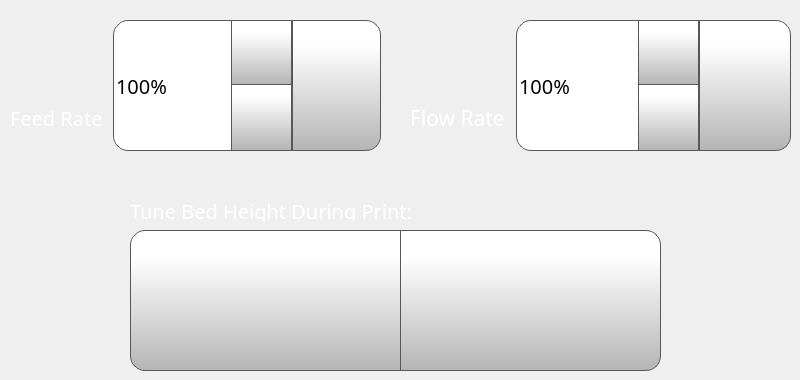
   <widget class="QWidget" name="tuneTab">
    <property name="sizePolicy">
     <sizepolicy hsizetype="Expanding" vsizetype="Expanding">
      <horstretch>0</horstretch>
      <verstretch>0</verstretch>
     </sizepolicy>
    </property>
    <attribute name="icon">
     <iconset resource="../resources/resource.qrc">
      <normaloff>:/Icons/img/icons/tune.png</normaloff>:/Icons/img/icons/tune.png</iconset>
    </attribute>
    <attribute name="title">
     <string/>
    </attribute>
    <widget class="QPushButton" name="moveZMBabyStep">
     <property name="geometry">
      <rect>
       <x>400</x>
       <y>230</y>
       <width>261</width>
       <height>141</height>
      </rect>
     </property>
     <property name="minimumSize">
      <size>
       <width>0</width>
       <height>0</height>
      </size>
     </property>
     <property name="font">
      <font>
       <family>Gotham</family>
       <pointsize>15</pointsize>
      </font>
     </property>
     <property name="styleSheet">
      <string notr="true">QPushButton {
     border: 1px solid rgb(87, 87, 87);

	background-color: qlineargradient(spread:pad, x1:0, y1:1, x2:0, y2:0.188, stop:0 rgba(180, 180, 180, 255), stop:1 rgba(255, 255, 255, 255));
	border-bottom-right-radius: 15px;
	border-top-right-radius: 15px;
}

QPushButton:pressed {
    background-color: qlineargradient(x1: 0, y1: 0, x2: 0, y2: 1,
                                      stop: 0 #dadbde, stop: 1 #f6f7fa);
}

QPushButton:flat {
    border: none; /* no border for a flat push button */
}

QPushButton:default {
    border-color: navy; /* make the default button prominent */
}

QPushButton:focus {
	outline: none;
}</string>
     </property>
     <property name="text">
      <string/>
     </property>
     <property name="icon">
      <iconset resource="../resources/resource.qrc">
       <normaloff>:/Icons/img/icons/moveBedUp.png</normaloff>:/Icons/img/icons/moveBedUp.png</iconset>
     </property>
     <property name="iconSize">
      <size>
       <width>70</width>
       <height>70</height>
      </size>
     </property>
     <property name="checkable">
      <bool>false</bool>
     </property>
     <property name="autoDefault">
      <bool>false</bool>
     </property>
     <property name="default">
      <bool>false</bool>
     </property>
     <property name="flat">
      <bool>false</bool>
     </property>
    </widget>
    <widget class="QPushButton" name="moveZPBabyStep">
     <property name="geometry">
      <rect>
       <x>130</x>
       <y>230</y>
       <width>271</width>
       <height>141</height>
      </rect>
     </property>
     <property name="minimumSize">
      <size>
       <width>0</width>
       <height>0</height>
      </size>
     </property>
     <property name="font">
      <font>
       <family>Gotham</family>
       <pointsize>15</pointsize>
      </font>
     </property>
     <property name="styleSheet">
      <string notr="true">QPushButton {
     border: 1px solid rgb(87, 87, 87);

	background-color: qlineargradient(spread:pad, x1:0, y1:1, x2:0, y2:0.188, stop:0 rgba(180, 180, 180, 255), stop:1 rgba(255, 255, 255, 255));
	border-bottom-left-radius: 15px;
	border-top-left-radius: 15px;
}

QPushButton:pressed {
    background-color: qlineargradient(x1: 0, y1: 0, x2: 0, y2: 1,
                                      stop: 0 #dadbde, stop: 1 #f6f7fa);
}

QPushButton:flat {
    border: none; /* no border for a flat push button */
}

QPushButton:default {
    border-color: navy; /* make the default button prominent */
}

QPushButton:focus {
	outline: none;
}</string>
     </property>
     <property name="text">
      <string/>
     </property>
     <property name="icon">
      <iconset resource="../resources/resource.qrc">
       <normaloff>:/Icons/img/icons/moveBedDown.png</normaloff>:/Icons/img/icons/moveBedDown.png</iconset>
     </property>
     <property name="iconSize">
      <size>
       <width>70</width>
       <height>70</height>
      </size>
     </property>
     <property name="checkable">
      <bool>false</bool>
     </property>
     <property name="autoDefault">
      <bool>false</bool>
     </property>
     <property name="default">
      <bool>false</bool>
     </property>
     <property name="flat">
      <bool>false</bool>
     </property>
    </widget>
    <widget class="QLabel" name="flowRateLabelControlPage_5">
     <property name="geometry">
      <rect>
       <x>130</x>
       <y>200</y>
       <width>531</width>
       <height>21</height>
      </rect>
     </property>
     <property name="font">
      <font>
       <family>Gotham Light</family>
       <pointsize>15</pointsize>
       <weight>50</weight>
       <bold>false</bold>
      </font>
     </property>
     <property name="styleSheet">
      <string notr="true">color: rgb(255, 255, 255);
background-color: rgba(255, 255, 255, 0);</string>
     </property>
     <property name="text">
      <string>Tune Bed Height During Print:</string>
     </property>
    </widget>
    <widget class="QWidget" name="horizontalLayoutWidget_3">
     <property name="geometry">
      <rect>
       <x>10</x>
       <y>20</y>
       <width>371</width>
       <height>131</height>
      </rect>
     </property>
     <layout class="QHBoxLayout" name="horizontalLayout_5" stretch="0,4,2">
      <property name="spacing">
       <number>0</number>
      </property>
      <item>
       <layout class="QVBoxLayout" name="verticalLayout_5">
        <item alignment="Qt::AlignHCenter|Qt::AlignVCenter">
         <widget class="QLabel" name="feedRateIcon">
          <property name="minimumSize">
           <size>
            <width>20</width>
            <height>20</height>
           </size>
          </property>
          <property name="maximumSize">
           <size>
            <width>40</width>
            <height>40</height>
           </size>
          </property>
          <property name="font">
           <font>
            <family>Gotham</family>
            <pointsize>16</pointsize>
            <weight>50</weight>
            <bold>false</bold>
            <underline>false</underline>
            <strikeout>false</strikeout>
           </font>
          </property>
          <property name="styleSheet">
           <string notr="true"/>
          </property>
          <property name="text">
           <string/>
          </property>
          <property name="pixmap">
           <pixmap resource="../resources/resource.qrc">:/Icons/img/icons/FeedRate_Selected.png</pixmap>
          </property>
          <property name="scaledContents">
           <bool>true</bool>
          </property>
         </widget>
        </item>
        <item alignment="Qt::AlignHCenter|Qt::AlignVCenter">
         <widget class="QLabel" name="feedRateLabelControlPage">
          <property name="font">
           <font>
            <family>Gotham Light</family>
            <pointsize>15</pointsize>
            <weight>50</weight>
            <bold>false</bold>
           </font>
          </property>
          <property name="styleSheet">
           <string notr="true">color: rgb(255, 255, 255);
background-color: rgba(255, 255, 255, 0);</string>
          </property>
          <property name="text">
           <string>Feed Rate  </string>
          </property>
         </widget>
        </item>
       </layout>
      </item>
      <item>
       <widget class="QSpinBox" name="feedRateSpinBox">
        <property name="sizePolicy">
         <sizepolicy hsizetype="Minimum" vsizetype="Expanding">
          <horstretch>0</horstretch>
          <verstretch>0</verstretch>
         </sizepolicy>
        </property>
        <property name="font">
         <font>
          <family>Montserrat</family>
          <pointsize>15</pointsize>
         </font>
        </property>
        <property name="styleSheet">
         <string notr="true">QSpinBox {
border-bottom-left-radius: 15px;
border-top-left-radius: 15px;
qproperty-alignment: 'AlignVCenter | AlignHCenter';
border: 1px solid rgb(87, 87, 87);
	background-color: rgb(255, 255, 255);
}

QSpinBox ::text {
	background-color: rgb(255, 146, 57);
}

QSpinBox ::text:selected {
	background-color: rgb(255, 146, 57);
   
}
QSpinBox::up-button {
     border-left: 1px solid rgb(87, 87, 87);
border-bottom: 1px solid rgb(87, 87, 87);

    min-width: 60px;   /* sets minimal button width */
	background-color: qlineargradient(spread:pad, x1:0, y1:1, x2:0, y2:0.188, stop:0 rgba(180, 180, 180, 255), stop:1 rgba(255, 255, 255, 255));
}

QSpinBox::up-arrow { image: url(:/Navigation/img/Navigation/arrows.png);
    width: 25px;
     height: 25px;
padding: 5px; 
}



QSpinBox::up-button:pressed {
    background-color: qlineargradient(x1: 0, y1: 0, x2: 0, y2: 1,
                                      stop: 0 #dadbde, stop: 1 #f6f7fa);
}


QSpinBox::down-button {
     border-left: 1px solid rgb(87, 87, 87);
border-top: 1px solid rgb(87, 87, 87);
    min-width: 60px;   /* sets minimal button width */
	background-color: qlineargradient(spread:pad, x1:0, y1:1, x2:0, y2:0.188, stop:0 rgba(180, 180, 180, 255), stop:1 rgba(255, 255, 255, 255));
margin-top: -2px;

}

QSpinBox::down-arrow {image: url(:/Navigation/img/Navigation/arrows-5.png);
    width: 25px;
     height: 25px;
padding: 5px;
}

QSpinBox::down-button:pressed {
    background-color: qlineargradient(x1: 0, y1: 0, x2: 0, y2: 1,
                                      stop: 0 #dadbde, stop: 1 #f6f7fa);

}

</string>
        </property>
        <property name="frame">
         <bool>false</bool>
        </property>
        <property name="readOnly">
         <bool>false</bool>
        </property>
        <property name="buttonSymbols">
         <enum>QAbstractSpinBox::UpDownArrows</enum>
        </property>
        <property name="accelerated">
         <bool>true</bool>
        </property>
        <property name="suffix">
         <string>%</string>
        </property>
        <property name="minimum">
         <number>50</number>
        </property>
        <property name="maximum">
         <number>200</number>
        </property>
        <property name="singleStep">
         <number>1</number>
        </property>
        <property name="value">
         <number>100</number>
        </property>
       </widget>
      </item>
      <item>
       <widget class="QPushButton" name="setFeedRateButton">
        <property name="sizePolicy">
         <sizepolicy hsizetype="Minimum" vsizetype="Expanding">
          <horstretch>0</horstretch>
          <verstretch>0</verstretch>
         </sizepolicy>
        </property>
        <property name="font">
         <font>
          <family>Gotham</family>
          <pointsize>13</pointsize>
         </font>
        </property>
        <property name="styleSheet">
         <string notr="true">QPushButton {
     border: 1px solid rgb(87, 87, 87);
	background-color: qlineargradient(spread:pad, x1:0, y1:1, x2:0, y2:0.188, stop:0 rgba(180, 180, 180, 255), stop:1 rgba(255, 255, 255, 255));
border-top-right-radius: 15px;
border-bottom-right-radius: 15px;

}

QPushButton:pressed {
    background-color: qlineargradient(x1: 0, y1: 0, x2: 0, y2: 1,
                                      stop: 0 #dadbde, stop: 1 #f6f7fa);
}

QPushButton:flat {
    border: none; /* no border for a flat push button */
}

QPushButton:default {
    border-color: navy; /* make the default button prominent */
}

QPushButton:focus {
	outline: none;
}</string>
        </property>
        <property name="text">
         <string/>
        </property>
        <property name="icon">
         <iconset resource="../resources/resource.qrc">
          <normaloff>:/Icons/img/icons/verification-mark.png</normaloff>:/Icons/img/icons/verification-mark.png</iconset>
        </property>
        <property name="iconSize">
         <size>
          <width>30</width>
          <height>30</height>
         </size>
        </property>
       </widget>
      </item>
     </layout>
    </widget>
    <widget class="QWidget" name="horizontalLayoutWidget_4">
     <property name="geometry">
      <rect>
       <x>410</x>
       <y>20</y>
       <width>381</width>
       <height>131</height>
      </rect>
     </property>
     <layout class="QHBoxLayout" name="horizontalLayout_6" stretch="0,4,2">
      <property name="spacing">
       <number>0</number>
      </property>
      <item>
       <layout class="QVBoxLayout" name="verticalLayout_4">
        <property name="spacing">
         <number>0</number>
        </property>
        <item alignment="Qt::AlignHCenter|Qt::AlignVCenter">
         <widget class="QLabel" name="flowRateIcon">
          <property name="minimumSize">
           <size>
            <width>20</width>
            <height>20</height>
           </size>
          </property>
          <property name="maximumSize">
           <size>
            <width>40</width>
            <height>40</height>
           </size>
          </property>
          <property name="font">
           <font>
            <family>Gotham</family>
            <pointsize>16</pointsize>
            <weight>50</weight>
            <bold>false</bold>
            <underline>false</underline>
            <strikeout>false</strikeout>
           </font>
          </property>
          <property name="styleSheet">
           <string notr="true"/>
          </property>
          <property name="text">
           <string/>
          </property>
          <property name="pixmap">
           <pixmap resource="../resources/resource.qrc">:/Icons/img/icons/FlowRate.png</pixmap>
          </property>
          <property name="scaledContents">
           <bool>true</bool>
          </property>
         </widget>
        </item>
        <item alignment="Qt::AlignHCenter|Qt::AlignVCenter">
         <widget class="QLabel" name="flowRateLabelControlPage">
          <property name="font">
           <font>
            <family>Gotham</family>
            <pointsize>16</pointsize>
            <weight>50</weight>
            <bold>false</bold>
           </font>
          </property>
          <property name="styleSheet">
           <string notr="true">color: rgb(255, 255, 255);
background-color: rgba(255, 255, 255, 0);</string>
          </property>
          <property name="text">
           <string>Flow Rate  </string>
          </property>
         </widget>
        </item>
       </layout>
      </item>
      <item>
       <widget class="QSpinBox" name="flowRateSpinBox">
        <property name="sizePolicy">
         <sizepolicy hsizetype="Minimum" vsizetype="Expanding">
          <horstretch>0</horstretch>
          <verstretch>0</verstretch>
         </sizepolicy>
        </property>
        <property name="font">
         <font>
          <family>Montserrat</family>
          <pointsize>15</pointsize>
         </font>
        </property>
        <property name="styleSheet">
         <string notr="true">QSpinBox {
border-bottom-left-radius: 15px;
border-top-left-radius: 15px;
qproperty-alignment: 'AlignVCenter | AlignHCenter';
border: 1px solid rgb(87, 87, 87);
	background-color: rgb(255, 255, 255);
}

QSpinBox ::text {
	background-color: rgb(255, 146, 57);
}

QSpinBox ::text:selected {
	background-color: rgb(255, 146, 57);
   
}
QSpinBox::up-button {
     border-left: 1px solid rgb(87, 87, 87);
border-bottom: 1px solid rgb(87, 87, 87);

    min-width: 60px;   /* sets minimal button width */
	background-color: qlineargradient(spread:pad, x1:0, y1:1, x2:0, y2:0.188, stop:0 rgba(180, 180, 180, 255), stop:1 rgba(255, 255, 255, 255));
}

QSpinBox::up-arrow { image: url(:/Navigation/img/Navigation/arrows.png);
    width: 25px;
     height: 25px;
padding: 5px; 
}



QSpinBox::up-button:pressed {
    background-color: qlineargradient(x1: 0, y1: 0, x2: 0, y2: 1,
                                      stop: 0 #dadbde, stop: 1 #f6f7fa);
}


QSpinBox::down-button {
     border-left: 1px solid rgb(87, 87, 87);
border-top: 1px solid rgb(87, 87, 87);
    min-width: 60px;   /* sets minimal button width */
	background-color: qlineargradient(spread:pad, x1:0, y1:1, x2:0, y2:0.188, stop:0 rgba(180, 180, 180, 255), stop:1 rgba(255, 255, 255, 255));
margin-top: -2px;

}

QSpinBox::down-arrow {image: url(:/Navigation/img/Navigation/arrows-5.png);
    width: 25px;
     height: 25px;
padding: 5px;
}

QSpinBox::down-button:pressed {
    background-color: qlineargradient(x1: 0, y1: 0, x2: 0, y2: 1,
                                      stop: 0 #dadbde, stop: 1 #f6f7fa);

}

</string>
        </property>
        <property name="frame">
         <bool>false</bool>
        </property>
        <property name="readOnly">
         <bool>false</bool>
        </property>
        <property name="buttonSymbols">
         <enum>QAbstractSpinBox::UpDownArrows</enum>
        </property>
        <property name="accelerated">
         <bool>true</bool>
        </property>
        <property name="suffix">
         <string>%</string>
        </property>
        <property name="minimum">
         <number>75</number>
        </property>
        <property name="maximum">
         <number>125</number>
        </property>
        <property name="singleStep">
         <number>1</number>
        </property>
        <property name="value">
         <number>100</number>
        </property>
       </widget>
      </item>
      <item>
       <widget class="QPushButton" name="setFlowRateButton">
        <property name="sizePolicy">
         <sizepolicy hsizetype="Minimum" vsizetype="Expanding">
          <horstretch>0</horstretch>
          <verstretch>0</verstretch>
         </sizepolicy>
        </property>
        <property name="font">
         <font>
          <family>Gotham</family>
          <pointsize>16</pointsize>
         </font>
        </property>
        <property name="styleSheet">
         <string notr="true">QPushButton {
     border: 1px solid rgb(87, 87, 87);
	background-color: qlineargradient(spread:pad, x1:0, y1:1, x2:0, y2:0.188, stop:0 rgba(180, 180, 180, 255), stop:1 rgba(255, 255, 255, 255));
border-top-right-radius: 15px;
border-bottom-right-radius: 15px;

}

QPushButton:pressed {
    background-color: qlineargradient(x1: 0, y1: 0, x2: 0, y2: 1,
                                      stop: 0 #dadbde, stop: 1 #f6f7fa);
}

QPushButton:flat {
    border: none; /* no border for a flat push button */
}

QPushButton:default {
    border-color: navy; /* make the default button prominent */
}

QPushButton:focus {
	outline: none;
}</string>
        </property>
        <property name="text">
         <string/>
        </property>
        <property name="icon">
         <iconset resource="../resources/resource.qrc">
          <normaloff>:/Icons/img/icons/verification-mark.png</normaloff>:/Icons/img/icons/verification-mark.png</iconset>
        </property>
        <property name="iconSize">
         <size>
          <width>30</width>
          <height>30</height>
         </size>
        </property>
       </widget>
      </item>
     </layout>
    </widget>
   </widget>
